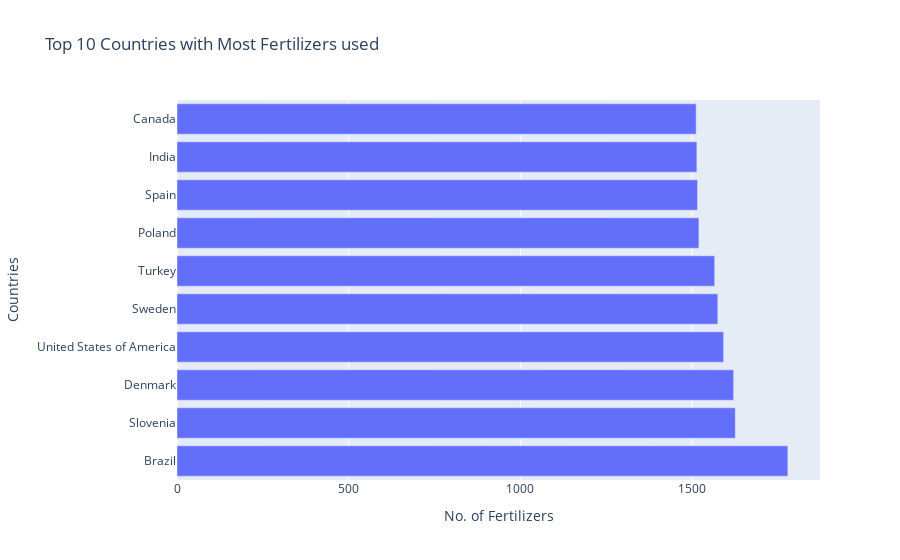

The notebook cell saved with this chart:
### Markdown cell above
### Top 10 Countries with most Fertilizer used

### Code cell
df1 = df.area.value_counts().head(10).reset_index()
df1 = df1.rename(columns = {'index':'Countries','area':'No. of Fertilizers'})
fig = px.bar(df1, x = 'No. of Fertilizers', y= 'Countries', orientation='h', title = 'Top 10 Countries with Most Fertilizers used')
fig.show()

### Figure 1 — Plotly figure (JSON) as saved in the notebook; plotly's stock layout.template omitted (floating-point values rounded to 4 significant figures)
{"data": [{"alignmentgroup": "True", "hovertemplate": "No. of Fertilizers=%{x}<br>Countries=%{y}<extra></extra>", "legendgroup": "", "marker": {"color": "#636efa"}, "name": "", "offsetgroup": "", "orientation": "h", "showlegend": false, "textposition": "auto", "type": "bar", "x": [1779, 1626, 1621, 1592, 1575, 1566, 1520, 1516, 1514, 1512], "xaxis": "x", "y": ["Brazil", "Slovenia", "Denmark", "United States of America", "Sweden", "Turkey", "Poland", "Spain", "India", "Canada"], "yaxis": "y"}], "layout": {"barmode": "relative", "legend": {"tracegroupgap": 0}, "title": {"text": "Top 10 Countries with Most Fertilizers used"}, "xaxis": {"anchor": "y", "domain": [0, 1], "title": {"text": "No. of Fertilizers"}}, "yaxis": {"anchor": "x", "domain": [0, 1], "title": {"text": "Countries"}}}}
